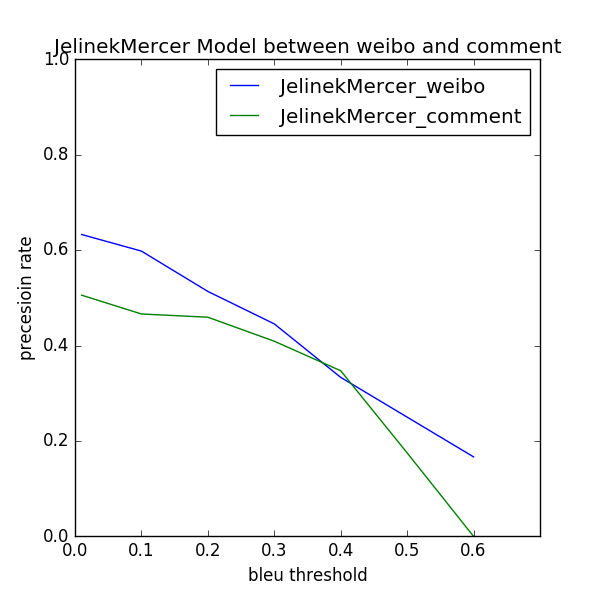

Write Python code to recreate this figure.
import pylab as plt
plt.figure(figsize=(6,6))

x = [0.01,0.1,0.2,0.3,0.4,0.5,0.6]
JelinekMercer_comment=[0.505636070853462,0.466237942122186,0.459459459459459,0.409090909090909,0.347222222222222,0.175,0]
JelinekMercer_weibo=[0.632850241545893,0.598070739549839,0.513513513513513,0.445454545454545,0.333333333333333,0.25,0.166666666666666]
plt.plot(x,JelinekMercer_weibo,label=u"JelinekMercer_weibo")
plt.plot(x,JelinekMercer_comment,label=u"JelinekMercer_comment")
plt.legend()
plt.xlim(0.0,0.7)
plt.ylim(0.0,1.0)
plt.xlabel("bleu threshold")
plt.ylabel("precesioin rate")
plt.title(u"JelinekMercer Model between weibo and comment")
plt.show()
